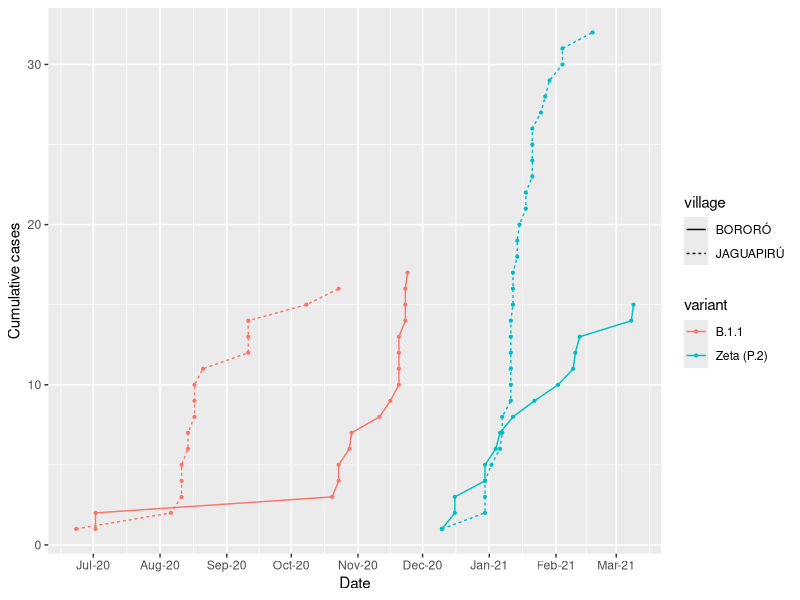

R code for this plot:
##
# Script with some tools to analyze data from de Oliveira, de Rezende, et al.
# (2023), "Genomic Characterization of SARS-CoV-2 from an Indigenous Reserve in 
# Mato Grosso do Sul, Brazil" published in _Frontiers in Public Health_.
#
# We are interested in diffusion between groups, and this dataset provided by
# Iza Rezende allows us to evaluate whether the prominent variants first enter in the 
# 
# 
# Author: Matthew A. Turner <maturner@stanford.edu>
# Date: 30 May 2024
#


library(dplyr)
library(ggplot2)
library(lubridate)
library(readxl)

# Load variant table 
variant_tbl <- 
  read_excel("data/supp table- GISAID.xlsx", skip = 2) %>% 
  rename(variant = `SARS-CoV-2 variants (Pangolin classification)`, 
         village = `Indigenous village`,
         date = `Collecting date (yyyy-MM-dd)`)

variant_tbl$date <- lubridate::date(variant_tbl$date)
variant_tbl$case <- 1

plot_variant_cases_by_village <- function(variants = c("B.1.1", "Gamma (P.1)", "Zeta (P.2)")) {

  # Create plot of cumulative cases for different variants by village.
  p <- 
    # Make time series data grouped by variant and village by first...
    variant_tbl %>%
      # ...selecting desired variants and villages...
      filter(variant %in% variants, village %in% c("BORORÓ", "JAGUAPIRÚ")) %>%
      # ...grouping as desired,...
      group_by(variant, village) %>%
      # ...sort by ascending date,...
      arrange(date) %>%
      # ...and aggregate over dummy `case` column, passing result to plotting.
      mutate(cumul_cases = cumsum(case)) %>%
    
      # Plot the cumulative cases using village for linetype, variant for color.
      ggplot(aes(x = date, y = cumul_cases, linetype = village, color = variant)) +
        geom_line() + geom_point(size = 0.75) +
        # Customize x- and y-axis labels.
        xlab("Date") + ylab("Cumulative cases") +
        # Customize Date x-axis ticks.
        scale_x_date(date_breaks = "months" , date_labels = "%b-%y")
  
  return (p)
}


# Make the plot for these two variants. There was only one Gamma case in Bororó.
p <- plot_variant_cases_by_village(variants = c("B.1.1", "Zeta (P.2)"))
print(p)
